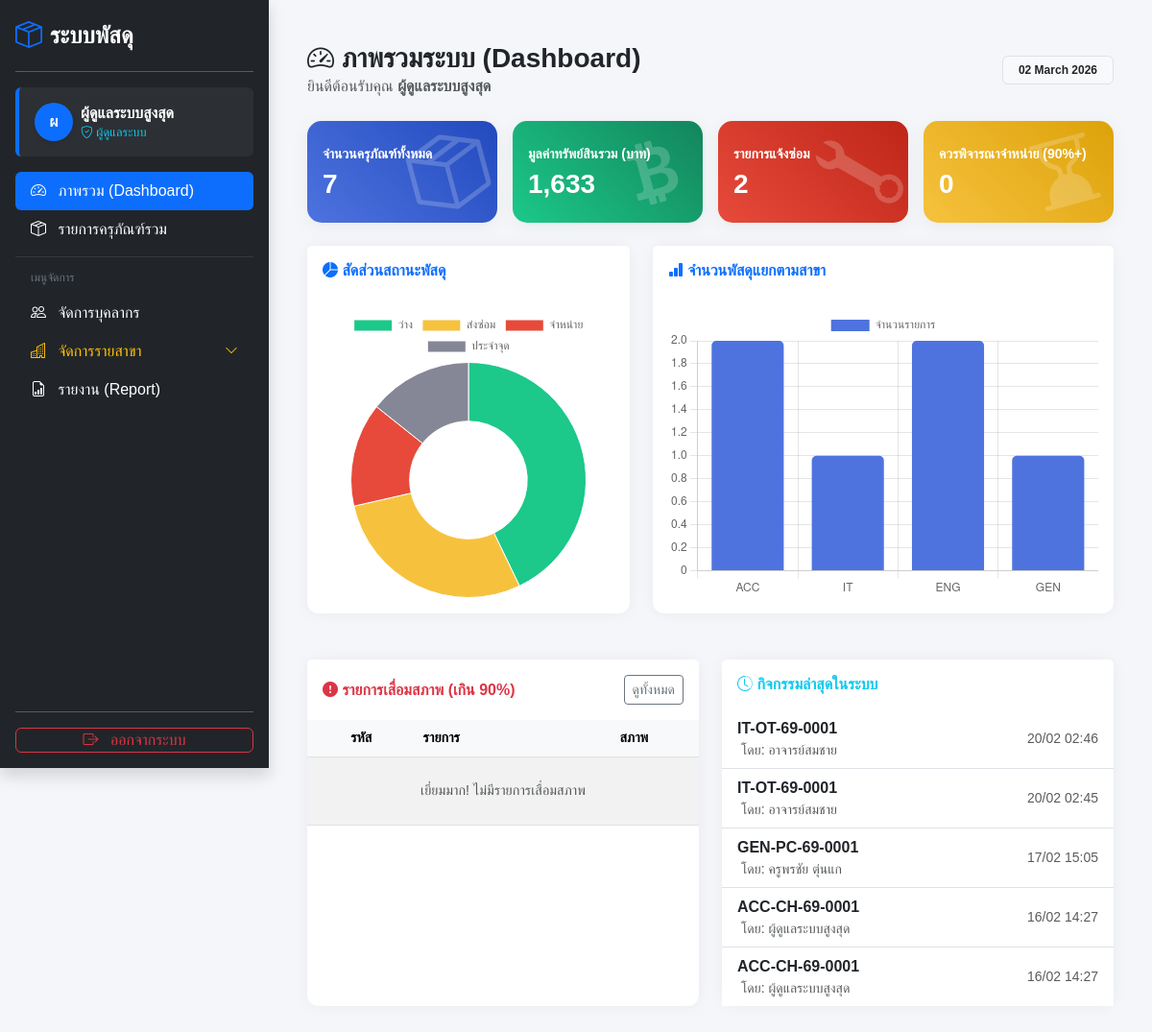
/index.php (signed in), run on the app's committed database.
### tables this page shows
CREATE TABLE `borrow_logs` (
  `id` int(11) NOT NULL,
  `asset_id` int(11) NOT NULL,
  `user_id` int(11) NOT NULL,
  `action` enum('borrow','return') NOT NULL,
  `log_date` timestamp NOT NULL DEFAULT current_timestamp(),
  `note` text DEFAULT NULL,
  `action_date` timestamp NOT NULL DEFAULT current_timestamp()
);

CREATE TABLE `assets` (
  `id` int(11) NOT NULL,
  `asset_code` varchar(50) NOT NULL,
  `asset_name` varchar(100) NOT NULL,
  `category` varchar(50) NOT NULL,
  `location` varchar(100) DEFAULT NULL,
  `description` text DEFAULT NULL,
  `price` decimal(10,2) DEFAULT 0.00,
  `received_date` date DEFAULT NULL,
  `status` enum('available','in_use','repair','disposed','stationed') NOT NULL DEFAULT 'available',
  `image` varchar(255) DEFAULT NULL,
  `borrowed_by` varchar(100) DEFAULT NULL,
  `current_user_id` int(11) DEFAULT NULL,
  `updated_at` timestamp NOT NULL DEFAULT current_timestamp() ON UPDATE current_timestamp(),
  `department_id` int(11) DEFAULT NULL,
  `serial_number` varchar(100) DEFAULT NULL,
  `cost` decimal(10,2) DEFAULT 0.00,
  `useful_life` int(11) DEFAULT 5,
  `salvage_value` decimal(10,2) DEFAULT 1.00,
  `category_id` int(11) DEFAULT NULL
);

CREATE TABLE `users` (
  `id` int(11) NOT NULL,
  `username` varchar(50) NOT NULL,
  `teacher_id` varchar(50) DEFAULT NULL,
  `password` varchar(255) NOT NULL,
  `fullname` varchar(100) NOT NULL,
  `role` varchar(50) NOT NULL DEFAULT 'user',
  `department_id` int(11) DEFAULT NULL,
  `created_at` timestamp NOT NULL DEFAULT current_timestamp()
);

### index.php (the view, shortened to what this page needs)
<?php
require 'db.php';
$total_items = $pdo->query("SELECT COUNT(*) FROM assets")->fetchColumn();
$total_price = $pdo->query("SELECT SUM(price) FROM assets")->fetchColumn();
$count_repair = $pdo->query("SELECT COUNT(*) FROM assets WHERE status='repair'")->fetchColumn();
$sql_status = "SELECT status, COUNT(*) as count FROM assets GROUP BY status";
$stmt_status = $pdo->query($sql_status);
$status_data = [];
$status_labels = [];
$status_map = ['available'=>'ว่าง', 'in_use'=>'ถูกยืม', 'repair'=>'ส่งซ่อม', 'disposed'=>'จำหน่าย', 'stationed'=>'ประจำจุด'];
while($row = $stmt_status->fetch()) {
    $status_labels[] = $status_map[$row['status']] ?? $row['status'];
    $status_data[] = $row['count'];
}
$sql_dept = "SELECT d.code, COUNT(a.id) as count FROM assets a JOIN departments d ON a.department_id = d.id GROUP BY d.id";
$stmt_dept = $pdo->query($sql_dept);
$dept_labels = [];
$dept_data = [];
while($row = $stmt_dept->fetch()) {
    $dept_labels[] = $row['code'];
    $dept_data[] = $row['count'];
}
$expired_list = [];
usort($expired_list, function($a, $b) { return $b['percent'] <=> $a['percent']; });
$expired_list = array_slice($expired_list, 0, 5);
$sql_log = "SELECT l.*, u.fullname, a.asset_code, a.asset_name
            FROM borrow_logs l
            LEFT JOIN users u ON l.user_id = u.id
            LEFT JOIN assets a ON l.asset_id = a.id
            ORDER BY l.action_date DESC LIMIT 5";
$recent_logs = $pdo->query($sql_log)->fetchAll();
?>
<!DOCTYPE html>
<html lang="th">
<head>
    <link href="https://cdn.jsdelivr.net/npm/bootstrap@5.3.0/dist/css/bootstrap.min.css" rel="stylesheet">
    <link rel="stylesheet" href="https://cdn.jsdelivr.net/npm/bootstrap-icons@1.11.0/font/bootstrap-icons.css">
</head>
<body>
    <?php include 'sidebar.php'; ?>
    <div class="main-content">
        <div class="container-fluid py-4">
            <div class="d-flex justify-content-between align-items-center mb-4">
                <div>
                    <h3 class="fw-bold text-dark m-0"><i class="bi bi-speedometer2"></i> ภาพรวมระบบ (Dashboard)</h3>
                    <p class="text-muted m-0">ยินดีต้อนรับคุณ <strong><?= $_SESSION['fullname'] ?? 'User' ?></strong></p>
                </div>
                <div class="text-end">
                    <span class="badge bg-light text-dark border px-3 py-2"><?= date('d F Y') ?></span>
                </div>
            </div>
            <div class="row g-3 mb-4">
                <div class="col-xl-3 col-md-6">
                    <a href="assets.php" class="clickable-card">
                        <div class="card card-stat bg-gradient-primary h-100 py-2">
                            <div class="card-body">
                                <div class="text-uppercase small fw-bold mb-1">จำนวนครุภัณฑ์ทั้งหมด</div>
                                <div class="h3 mb-0 fw-bold"><?= number_format($total_items) ?></div>
                                <i class="bi bi-box-seam icon-bg"></i>
                            </div>
                        </div>
                    </a>
                </div>
                <div class="col-xl-3 col-md-6">
                    <a href="assets.php" class="clickable-card">
                        <div class="card card-stat bg-gradient-success h-100 py-2">
                            <div class="card-body">
                                <div class="text-uppercase small fw-bold mb-1">มูลค่าทรัพย์สินรวม (บาท)</div>
                                <div class="h3 mb-0 fw-bold"><?= number_format($total_price) ?></div>
                                <i class="bi bi-currency-bitcoin icon-bg"></i>
                            </div>
                        </div>
                    </a>
                </div>
                <div class="col-xl-3 col-md-6">
                    <a href="assets.php?status=broken" class="clickable-card">
                        <div class="card card-stat bg-gradient-danger h-100 py-2">
                            <div class="card-body">
                                <div class="text-uppercase small fw-bold mb-1">รายการแจ้งซ่อม</div>
                                <div class="h3 mb-0 fw-bold"><?= number_format($count_repair) ?></div>
                                <i class="bi bi-wrench icon-bg"></i>
                            </div>
                        </div>
                    </a>
                </div>
                <div class="col-xl-3 col-md-6">
                    <a href="assets.php" class="clickable-card">
                        <div class="card card-stat bg-gradient-warning h-100 py-2">
                            <div class="card-body">
                                <div class="text-uppercase small fw-bold mb-1">ควรพิจารณาจำหน่าย (90%+)</div>
                                <div class="h3 mb-0 fw-bold"><?= count($expired_list) ?></div>
                                <i class="bi bi-hourglass-bottom icon-bg"></i>
                            </div>
                        </div>
                    </a>
                </div>
            </div>
            <div class="row mb-4">
                <div class="col-lg-5 mb-4">
                    <div class="card dashboard-card h-100">
                        <div class="card-header bg-white py-3 border-0">
                            <h6 class="m-0 fw-bold text-primary"><i class="bi bi-pie-chart-fill"></i> สัดส่วนสถานะพัสดุ</h6>
                        </div>
                        <div class="card-body">
                            <div class="chart-container">
                                <canvas id="statusChart"></canvas>
                            </div>
                        </div>
                    </div>
                </div>
                <div class="col-lg-7 mb-4">
                    <div class="card dashboard-card h-100">
                        <div class="card-header bg-white py-3 border-0">
                            <h6 class="m-0 fw-bold text-primary"><i class="bi bi-bar-chart-fill"></i> จำนวนพัสดุแยกตามสาขา</h6>
                        </div>
                        <div class="card-body">
                            <div class="chart-container">
                                <canvas id="deptChart"></canvas>
                            </div>
                        </div>
                    </div>
                </div>
            </div>
            <div class="row">
                <div class="col-lg-6 mb-4">
                    <div class="card dashboard-card h-100">
                        <div class="card-header bg-white py-3 border-0 d-flex justify-content-between align-items-center">
                            <h6 class="m-0 fw-bold text-danger"><i class="bi bi-exclamation-circle-fill"></i> รายการเสื่อมสภาพ (เกิน 90%)</h6>
                            <a href="assets.php" class="btn btn-sm btn-outline-secondary">ดูทั้งหมด</a>
                        </div>
                        <div class="card-body p-0">
                            <table class="table table-striped mb-0 text-center" style="font-size: 0.9rem;">
                                <thead class="table-light">
                                    <tr>
                                        <th>รหัส</th>
                                        <th class="text-start">รายการ</th>
                                        <th>สภาพ</th>
                                    </tr>
                                </thead>
                                <tbody>
                                    <?php if(empty($expired_list)): ?>
                                        <tr><td colspan="3" class="py-4 text-muted">เยี่ยมมาก! ไม่มีรายการเสื่อมสภาพ</td></tr>
                                    <?php endif; ?>
                                </tbody>
                            </table>
                        </div>
                    </div>
                </div>
                <div class="col-lg-6 mb-4">
                    <div class="card dashboard-card h-100">
                        <div class="card-header bg-white py-3 border-0">
                            <h6 class="m-0 fw-bold text-info"><i class="bi bi-clock-history"></i> กิจกรรมล่าสุดในระบบ</h6>
                        </div>
                        <div class="card-body p-0">
                            <div class="list-group list-group-flush">
                                <?php foreach($recent_logs as $log):
                                ?>
                                <div class="list-group-item d-flex justify-content-between align-items-center">
                                    <div>
                                        <span class="fw-bold text-dark"><?= $log['asset_code'] ?></span>
                                        <small class="text-muted d-block ms-1">โดย: <?= $log['fullname'] ?></small>
                                    </div>
                                    <small class="text-muted"><?= date('d/m H:i', strtotime($log['action_date'])) ?></small>
                                </div>
                                <?php endforeach; ?>
                            </div>
                        </div>
                    </div>
                </div>
            </div>
        </div>
    </div>
    <script>
        // 1. กราฟวงกลม (Status Chart)
        const ctxStatus = document.getElementById('statusChart').getContext('2d');
        new Chart(ctxStatus, {
            type: 'doughnut',
            data: {
                labels: <?= json_encode($status_labels) ?>,
                datasets: [{
                    data: <?= json_encode($status_data) ?>,
                    backgroundColor: ['#1cc88a', '#f6c23e', '#e74a3b', '#858796', '#36b9cc'],
                    borderWidth: 1
                }]
            },
            options: { maintainAspectRatio: false }
        });
        // 2. กราฟแท่ง (Dept Chart)
        const ctxDept = document.getElementById('deptChart').getContext('2d');
        new Chart(ctxDept, {
            type: 'bar',
            data: {
                labels: <?= json_encode($dept_labels) ?>,
                datasets: [{
                    label: 'จำนวนรายการ',
                    data: <?= json_encode($dept_data) ?>,
                    backgroundColor: '#4e73df',
                    borderRadius: 5
                }]
            },
            options: {
                maintainAspectRatio: false,
                scales: { y: { beginAtZero: true } }
            }
        });
    </script>
</body>
</html>

### index.php (style rules this page uses)
body { background-color: #f4f6f9; font-family: 'Sarabun', sans-serif; }
.card-stat { border: none; border-radius: 15px; box-shadow: 0 4px 20px rgba(0,0,0,0.05); overflow: hidden; color: white; position: relative; transition: all 0.3s; }
.card-stat .icon-bg { position: absolute; right: 10px; bottom: -10px; font-size: 5rem; opacity: 0.2; transform: rotate(-15deg); }
.clickable-card { text-decoration: none; display: block; }
.bg-gradient-primary { background: linear-gradient(45deg, #4e73df, #224abe); }
.bg-gradient-success { background: linear-gradient(45deg, #1cc88a, #13855c); }
.bg-gradient-warning { background: linear-gradient(45deg, #f6c23e, #dda20a); }
.bg-gradient-danger { background: linear-gradient(45deg, #e74a3b, #be2617); }
.chart-container { position: relative; height: 300px; width: 100%; }
.dashboard-card { border: none; border-radius: 12px; box-shadow: 0 0 15px rgba(0,0,0,0.05); }

### sidebar.php (style rules this page uses)
body { display: flex !important; flex-direction: row !important; min-height: 100vh; margin: 0; overflow-x: hidden; }
#sidebar-wrapper + div, .main-content, .container-fluid { flex-grow: 1; width: 100%; padding: 20px; overflow-y: auto; }

### data on the page
borrow_logs: asset.asset_code "IT-OT-69-0001", user.fullname "อาจารย์สมชาย", action_date "20/02 02:46"
borrow_logs: asset.asset_code "IT-OT-69-0001", user.fullname "อาจารย์สมชาย", action_date "20/02 02:45"
borrow_logs: asset.asset_code "GEN-PC-69-0001", user.fullname "ครูพรชัย ตุ่นแก", action_date "17/02 15:05"
borrow_logs: asset.asset_code "ACC-CH-69-0001", user.fullname "ผู้ดูแลระบบสูงสุด", action_date "16/02 14:27"
borrow_logs: asset.asset_code "ACC-CH-69-0001", user.fullname "ผู้ดูแลระบบสูงสุด", action_date "16/02 14:27"

### other printed values
mb_substr($user_name, 0, 1) "ผ"
$user_name "ผู้ดูแลระบบสูงสุด"
$_SESSION['fullname'] "ผู้ดูแลระบบสูงสุด"
$total_items "7"
$total_price "1,633"
$count_repair "2"
count($expired_list) "0"
chart data {{ json_encode($status_data) }} [3,2,1,1]
chart data {{ json_encode($dept_labels) }} ["ACC","IT","ENG","GEN"]
chart data {{ json_encode($dept_data) }} [2,1,2,1]
